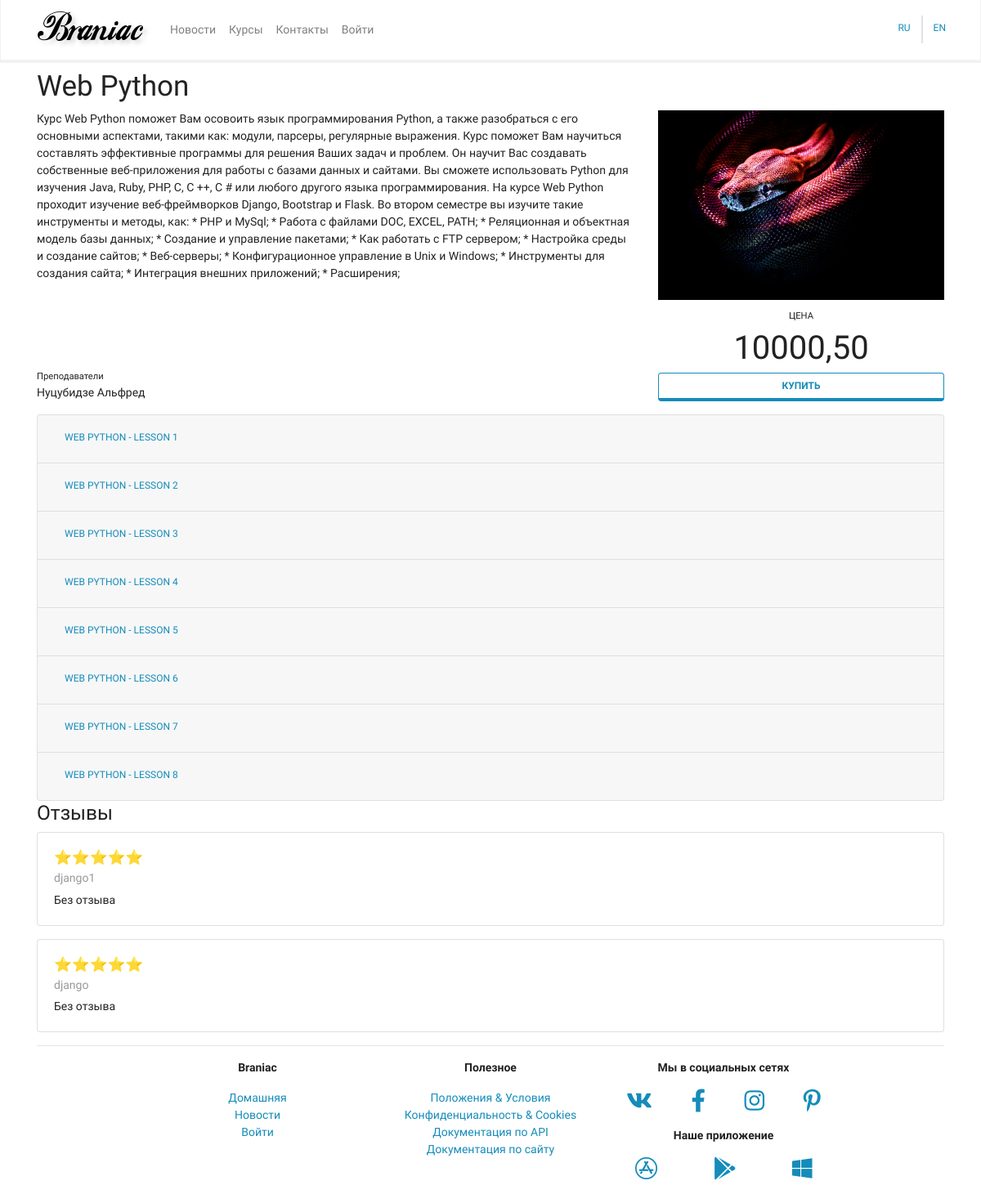
The page /mainapp/courses/1/detail/ on the database its author committed.
### mainapp/models.py (models this page shows, shortened)
class BaseModel(models.Model):
    created = models.DateTimeField(auto_now_add=True, verbose_name=_("Created"), editable=False)
    updated = models.DateTimeField(auto_now=True, verbose_name=_("Edited"), editable=False)
    deleted = models.BooleanField(default=False)
    class Meta:
        abstract = True
        ordering = ("-created",)

class Course(BaseModel):
    objects = CourseManager()
    name = models.CharField(max_length=256, verbose_name=_("Name"))
    description = models.TextField(verbose_name=_("Description"), blank=True, null=True)
    description_as_markdown = models.BooleanField(default=False, verbose_name=_("As markdown"))
    cost = models.DecimalField(max_digits=8, decimal_places=2, verbose_name=_("Cost"), default=0)
    cover = models.CharField(max_length=25, default="no_image.svg", verbose_name=_("Cover"))
    class Meta:
        verbose_name = "курс"
        verbose_name_plural = "курсы"

class CourseTeacher(BaseModel):
    course = models.ManyToManyField(Course)
    name_first = models.CharField(max_length=128, verbose_name=_("Name"))
    name_second = models.CharField(max_length=128, verbose_name=_("Surname"))
    day_birth = models.DateTimeField(verbose_name=_("Birth date"))
    class Meta:
        verbose_name = "учитель"
        verbose_name_plural = "учителя"

class Lesson(BaseModel):
    course = models.ForeignKey(Course, on_delete=models.CASCADE)
    num = models.PositiveIntegerField(verbose_name=_("Lesson number"))
    title = models.CharField(max_length=256, verbose_name=_("Title"))
    description = models.TextField(verbose_name=_("Description"), blank=True, null=True)
    description_as_markdown = models.BooleanField(default=False, verbose_name=_("As markdown"))
    class Meta:
        verbose_name = "урок"
        verbose_name_plural = "уроки"
        ordering = ("course", "num")

class CourseFeedback(BaseModel):
    RATINGS = (
        (5, '⭐⭐⭐⭐⭐'),
        (4, '⭐⭐⭐⭐'),
        (3, '⭐⭐⭐'),
        (2, '⭐⭐'),
        (1, '⭐')
    )
    course = models.ForeignKey(Course, on_delete=models.CASCADE, verbose_name=_('Курс'))
    user = models.ForeignKey(settings.AUTH_USER_MODEL, on_delete=models.CASCADE, verbose_name=_('Пользователь'))
    rating = models.SmallIntegerField(choices=RATINGS, default=5, verbose_name=_('Рейтинг'))
    feedback = models.TextField(verbose_name=_('Отзыв'), default=_('Без отзыва'))
    class Meta:
        verbose_name = 'Отзыв'
        verbose_name_plural = 'Отзывы'

### authapp/models.py (models this page shows)
class User(AbstractUser):
    username_validator = ASCIIUsernameValidator()
    username = models.CharField(_("username"), max_length=150, unique=True,
                                validators=[username_validator],
                                error_messages={
                                    "unique": _("A user with that username already exists."),
                                },
                                )
    email = models.EmailField(verbose_name='Email', unique=True)
    age = models.PositiveSmallIntegerField(null=True, blank=True, verbose_name='Возраст')
    avatar = models.ImageField(upload_to='users', blank=True, null=True)
    class Meta:
        verbose_name = 'пользователь'
        verbose_name_plural = 'пользователи'

### mainapp/views.py (the view)
# urls.py: path('courses/<int:pk>/detail/', views.CoursesDetailView.as_view(), name='courses_detail'),
class CoursesDetailView(TemplateView):
    template_name = 'mainapp/courses_detail.html'
    def get_context_data(self, pk=None, **kwargs):
        context = super(CoursesDetailView, self).get_context_data(**kwargs)
        context['course_object'] = get_object_or_404(Course, pk=pk)
        context['lessons'] = Lesson.objects.filter(course=context['course_object'])
        context['teachers'] = CourseTeacher.objects.filter(course=context['course_object'])
        feedback_list_key = f'course_feedback_{context["course_object"].pk}'
        cashed_feedback_list = cache.get(feedback_list_key)
        if cashed_feedback_list is None:
            context['feedback_list'] = CourseFeedback.objects.filter(course=context['course_object'])
            cache.set(feedback_list_key, context['feedback_list'], timeout=300)
        else:
            context['feedback_list'] = cashed_feedback_list
        if self.request.user.is_authenticated:
            context['feedback_form'] = CourseFeedbackForm(course=context['course_object'], user=self.request.user)
        return context

### mainapp/models.py (called while the page is built)
    def get_queryset(self):
        return super().get_queryset().filter(deleted=False)

### mainapp/templates/mainapp/courses_detail.html (shortened to what this page needs)
{% extends 'mainapp/base.html' %}
{% load crispy_forms_filters %}
{% load static markdownify crispy_forms_tags %}
{% block content %}
    <h1 class="mt-2">
        {{ course_object.name }}
    </h1>
    <div class="row justify-content-center">
        <div class="col-sm-12 col-md-6 col-lg-8 order-2 order-md-1">
            <div class="row h-100">
                <div class="col-12">
                    {% if course_object.description_as_markdown %}
                        {{ course_object.description }}
                    {% else %}
                        {{ course_object.description }}
                    {% endif %}
                </div>
                <div class="col-12 align-self-end">
                    <p>
                        <small>Преподаватели</small><br>
                        {% for item in teachers %}
                            {{ item.name_second }} {{ item.name_first }}{% if forloop.last %}{% else %},{% endif %}
                        {% endfor %}
                    </p>
                </div>
            </div>
        </div>
        <div class="col-sm-12 col-md-6 col-lg-4 order-1 order-md-2">
            <div class="row h-100">
                <div class="col-12 align-self-start">
                    <img class="w-100" src="{% static course_object.cover %}">
                </div>
                <div class="col-12 align-self-end d-none d-md-block">
                    <p class="text-center mt-2">
                        <small class="text-uppercase">цена</small><br>
                        <span style="font-size: 30pt;">{{ course_object.cost }}</span><br>
                        <a href="#" class="btn btn-outline-primary btn-block"
                           role="button">Купить</a>
                    </p>
                </div>
            </div>
        </div>
    </div>
    <div class="accordion" id="accordionLessons">
        {% for item in lessons %}
            <div class="card">
                <div class="card-header" id="headLessonPk{{ item.pk }}">
                    <h2 class="mb-0">
                        <button class="btn btn-link btn-block text-left" type="button"
                                data-toggle="collapse" data-target="#collapse{{ item.pk }}"
                                aria-expanded="true" aria-controls="collapse{{ item.pk }}">
                            {{ item.course.name }} - {{ item.title }}
                        </button>
                    </h2>
                </div>
            </div>
        {% endfor %}
    </div>
    <h3>Отзывы</h3>
    <div id="feedback_list">
        {% if feedback_list %}
            {% for item in feedback_list %}
                {% include 'mainapp/includes/feedback_card.html' %}
            {% endfor %}
        {% else %}
            <p>
                No feedback yet. Be first!
            </p>
        {% endif %}
    </div>
{% endblock content %}

### mainapp/templates/mainapp/includes/feedback_card.html
<div class="card mb-3">
    <div class="card-body">
        <h5 class="card-title">{{ item.get_rating_display }}</h5>
        <h6 class="card-subtitle mb-2 text-muted">{{ item.user }}</h6>
        <p class="card-text">
            {{ item.feedback }}
        </p>
    </div>
</div>

### rows shown on the page
Course: name "Web Python", description "Курс Web Python поможет Вам осовоить язык программирования Python, а также разобраться с его основными аспектами, такими как: модули, парсеры, регулярные выражения. Курс поможет Вам научиться составлять эффективные программы для решения Ваших задач и проблем. Он научит Вас создавать собственные веб-приложения для работы с базами данных и сайтами. Вы сможете использовать Python для изучения Java, Ruby, PHP, C, C ++, C # или любого другого языка программирования. На курсе Web Python проходит изучение веб-фреймворков Django, Bootstrap и Flask. Во втором семестре вы изучите такие инструменты и методы, как: * PHP и MySql; * Работа с файлами DOC, EXCEL, PATH; * Реляционная и объектная модель базы…", cover (picture), cost "10000,50"
CourseTeacher: name_second "Нуцубидзе", name_first "Альфред"
Lesson: course.name "WEB PYTHON", title "LESSON 1"
Lesson: course.name "WEB PYTHON", title "LESSON 2"
Lesson: course.name "WEB PYTHON", title "LESSON 3"
Lesson: course.name "WEB PYTHON", title "LESSON 4"
Lesson: course.name "WEB PYTHON", title "LESSON 5"
Lesson: course.name "WEB PYTHON", title "LESSON 6"
Lesson: course.name "WEB PYTHON", title "LESSON 7"
Lesson: course.name "WEB PYTHON", title "LESSON 8"
CourseFeedback: rating "⭐⭐⭐⭐⭐", user "django1", feedback "Без отзыва"
CourseFeedback: rating "⭐⭐⭐⭐⭐", user "django", feedback "Без отзыва"
